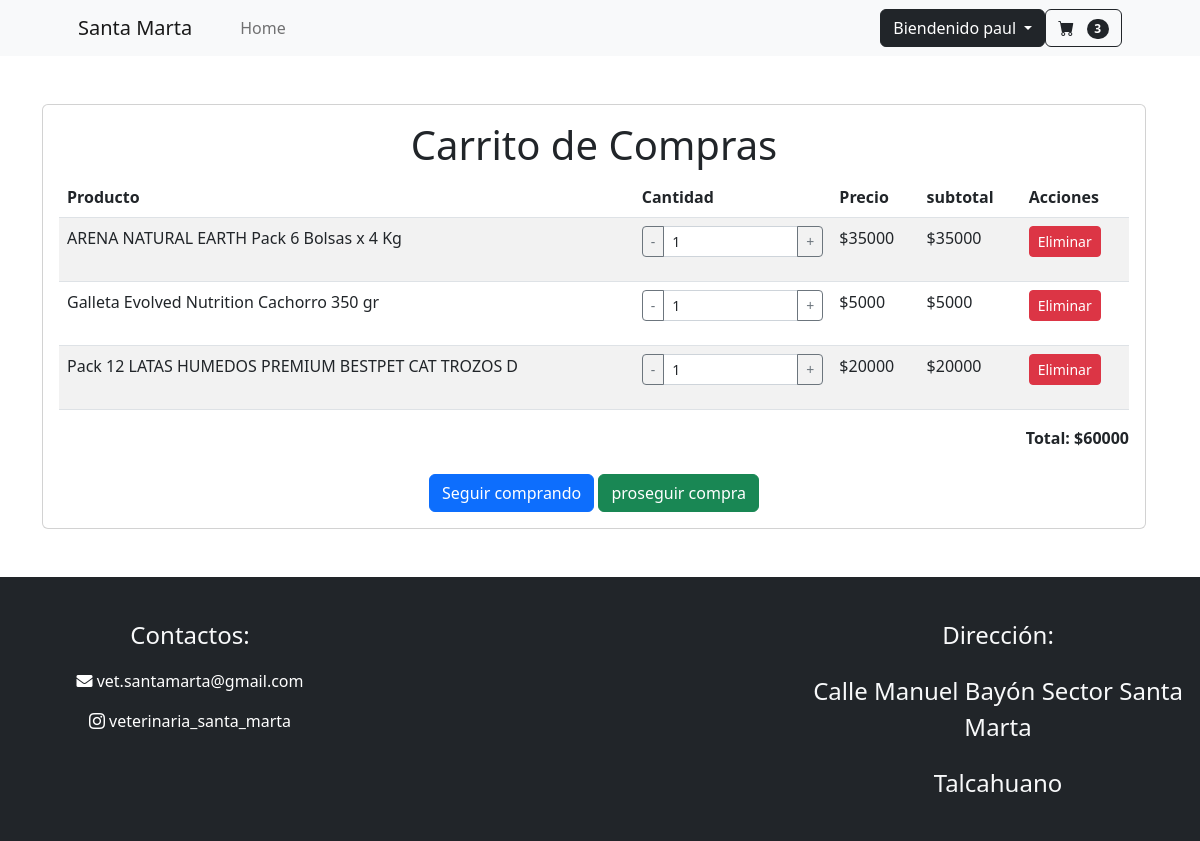
/ver_carrito/ (signed in), run on the app's committed database.
### mi_web/models.py (models this page shows, shortened)
class Usuario(AbstractBaseUser,PermissionsMixin):
    run = models.CharField( "rut" ,max_length=10 ,primary_key=True )
    correo = models.EmailField("correo", max_length=150 , unique=True)
    nombre = models.CharField("nombre", max_length=50)
    apellido = models.CharField("apellido", max_length=50)
    telefono= models.CharField("telefono", max_length=9)
    comuna= models.CharField("comuna", max_length=50)
    direccion= models.CharField("direccion", max_length=50)
    is_staff = models.BooleanField("empleado",default=False)
    is_superuser = models.BooleanField("superuser",default=False)
    es_baneado = models.BooleanField("baneado", default=False)
    USERNAME_FIELD="correo"
    objects=Usuariomanager()
    REQUIRED_FIELDS=["run","nombre","apellido","telefono","comuna","direccion"]

class CarritoDeCompras(models.Model):
    user = models.OneToOneField(Usuario, on_delete=models.CASCADE )
    productos = models.ManyToManyField(producto, through='ItemCarrito')
    is_active = models.BooleanField(default=True)
    @property
    def cant(self):
        itens = ItemCarrito.objects.filter(carrito=self.pk)
        return len(itens)

class ItemCarrito(models.Model):
    carrito = models.ForeignKey(CarritoDeCompras, on_delete=models.CASCADE)
    producto = models.ForeignKey(producto, on_delete=models.CASCADE)
    cantidad = models.PositiveIntegerField()

class producto(models.Model):
    nombre=models.CharField(max_length=50, null=False ,unique=True)
    stock=models.IntegerField(default=0, validators=[MinValueValidator(0),MaxValueValidator(1000)])
    descripción=models.CharField(max_length=150, null=False)
    precio=models.IntegerField(default=0, validators=[MinValueValidator(0),MaxValueValidator(999999)])
    foto=models.ImageField(upload_to='producto',null=False)
    def __str__(self):
        return f"{self.nombre}"

### mi_web/views.py (the view, shortened to what this page needs)
# urls.py: path('ver_carrito/', login_required(views.ver_carrito), name='ver_carrito'),
@login_required
def ver_carrito(request):
    carrito, created = CarritoDeCompras.objects.get_or_create(user=request.user, is_active=True)
    carrito = get_object_or_404(CarritoDeCompras, user=request.user, is_active=True)
    form = ItemCarritoForm()
    items = ItemCarrito.objects.filter(carrito=carrito) if carrito else []
    for item in items:
        item.subtotal = item.producto.precio * item.cantidad
    total = sum(item.producto.precio * item.cantidad for item in items)
    datos={
        'items': items,
        'total': total,
        'form':form
    }
    return render(request, 'vet/ver_carrito.html', datos)

### mi_web/forms.py
class ItemCarritoForm(forms.ModelForm):
    class Meta:
        model = ItemCarrito
        fields = ['cantidad']

### mi_web/context_processors.py (called while the page is built)
def carrito(request:HttpRequest):
    if request.user.is_authenticated:
        carito = CarritoDeCompras.objects.get(user=request.user)
        return {"carrito":carito}
    return {}

### mi_web/templates/vet/ver_carrito.html (shortened to what this page needs)
{% extends "vet/base_p.html" %}
{% load static %}
{% load crispy_forms_tags %}
{% block contenido %}
<div class="container my-5">
    <div class="row justify-content-center">
        <div class="col-lg-12 col-md-12 col-sm-12">
            <div class="card">
                <div class="card-body">
                    <h1 class="text-center">Carrito de Compras</h1>
                    {% if items %}
                        <table class="table table-striped">
                            <thead>
                                <tr>
                                    <th>Producto</th>
                                    <th>Cantidad</th>
                                    <th>Precio</th>
                                    <th>subtotal</th>
                                    <th>Acciones</th>
                                </tr>
                            </thead>
                            <tbody>
                                {% for item in items %}
                                    <tr>
                                        <td>{{ item.producto }}</td>
                                        <td>
                                            <form method="POST" action="{% url 'ver_carrito' %}">
                                                <div class="input-group input-group-sm mb-3">
                                                    <button type="button" class="btn btn-outline-secondary" onclick="decrement('cantidad_producto_{{ item.id }}')">-</button>
                                                    <input type="number" name="cantidad" id="cantidad_producto_{{ item.id }}" value="{{ item.cantidad }}" min="1" max="{{item.producto.stock}}" class="form-control form-control-sm" readonly>
                                                    <button type="button" class="btn btn-outline-secondary" onclick="increment('cantidad_producto_{{ item.id }}',{{item.producto.stock}})">+</button>
                                                </div>
                                            </form>
                                        </td>
                                        <td>${{ item.producto.precio }}</td>
                                        <td>${{ item.subtotal}}</td>
                                        <td>
                                            <a href="{% url 'eliminar_producto' item.id %}" class="btn btn-danger btn-sm">Eliminar</a>
                                        </td>
                                    </tr>
                                {% endfor %}
                            </tbody>
                        </table>
                        <p class="text-end"><strong>Total: ${{ total }}</strong></p>
                    {% else %}
                        <p class="text-center">Tu carrito está vacío. Puedes volver y comenzar a agregar productos.</p>
                    {% endif %}
                    <div class="text-center mt-4">
                        <a href='{% url "index" %}' class="btn btn-primary">Seguir comprando</a>
                        {% if request.user.is_authenticated %}
                            <a href='{% url "carrito_login" %}' class="btn btn-success">proseguir compra</a>
                        {% else %}
                            <p class="mt-2">Debes iniciar sesión para poder comprar</p>
                        {% endif %}
                    </div>
                </div>
            </div>
        </div>
    </div>
</div>
{% endblock contenido %}

### mi_web/templates/vet/base_p.html (shortened to what this page needs)
{% load static %}
<!DOCTYPE html>
<html lang="en">
    <head>
        <link href="https://cdn.jsdelivr.net/npm/bootstrap-icons@1.7.0/font/bootstrap-icons.css" rel="stylesheet">
        <link rel="stylesheet" href="https://cdnjs.cloudflare.com/ajax/libs/font-awesome/5.15.4/css/all.min.css">
        <link href="https://cdn.jsdelivr.net/npm/bootstrap@5.3.3/dist/css/bootstrap.min.css" rel="stylesheet">
        <link rel="stylesheet" href= "{% static 'vet/css/home.css' %}">
    </head>
    <body>
        <header class="sticky-top">
        <nav class="navbar navbar-expand-lg navbar-light bg-light ">
            <div class="container px-4 px-lg-5">
                <a class="navbar-brand" href="{% url "index" %}" >Santa Marta</a>
                <div class="collapse navbar-collapse" id="navbarSupportedContent">
                    <ul class="navbar-nav me-auto mb-2 mb-lg-0 ms-lg-4">
                        <li class="nav-item">
                            <a class="nav-link" aria-current="page" href=" {% url "index" %}">Home</a>
                        </li>
                    </ul>
                    <form class="d-flex">
                        <div class="dropdown">
                            <a class="btn btn-dark dropdown-toggle" role="button" data-bs-toggle="dropdown"
                                aria-expanded="false">
                                {% if request.user.is_authenticated %}
                                Biendenido {{user.nombre}}
                                {% else %}
                                Iniciar sesión
                                {% endif %}
                            </a>
                        </div>
                    </form>
                    <form class="d-flex">
                        <a href=" {% url "ver_carrito" %}" class="btn btn-outline-dark" type="submit">
                            <i class="bi-cart-fill me-1"></i>
                            <span class="badge bg-dark text-white ms-1 rounded-pill">{{carrito.cant}}</span>
                        </a>
                    </form>
                </div>
            </div>
        </nav>
        </header>
        <main>
            {% block contenido %}
            {% endblock contenido %}
        </main>
        <footer class="row  py-4 bg-dark text-center">
            <div class="col-md-4 col-sm-12">
                <p class="text-light pt-3 fs-4">Contactos:</p>
                <p>
                    <a href="mailto:vet.santamarta@gmail.com" class="boton" style="text-decoration: none; color: #ffffff;">
                        <i class="fas fa-envelope" aria-current="page" style="cursor: pointer;"></i> vet.santamarta@gmail.com
                    </a>
                </p>
                <p>
                    <a href="https://www.instagram.com/veterinaria_santa_marta/" target="_blank" class="boton" style="text-decoration: none; color: #ffffff;">
                        <i class="bi bi-instagram" aria-current="page" style="cursor: pointer;"></i> veterinaria_santa_marta
                    </a>
                </p>
            </div>
            <div class="col-md-4 col-sm-12 imgrid d-flex justify-content-center">
            </div>
            <div class="col-md-4 col-sm-12">
                <p class="text-light pt-3 fs-4"> Dirección: </p>
                <p class="text-light pt-1 fs-4"> Calle Manuel Bayón Sector Santa Marta</p>
                <p class="text-light pt-1 fs-4">Talcahuano</p>
            </div>
        </footer>
    </body>
</html>

### data on the page
Usuario: nombre "paul"
CarritoDeCompras: cant "3"
ItemCarrito: producto "ARENA NATURAL EARTH Pack 6 Bolsas x 4 Kg", cantidad "1", producto.precio "35000", subtotal "35000"
ItemCarrito: producto "Galleta Evolved Nutrition Cachorro 350 gr", cantidad "1", producto.precio "5000", subtotal "5000"
ItemCarrito: producto "Pack 12 LATAS HUMEDOS PREMIUM BESTPET CAT TROZOS D", cantidad "1", producto.precio "20000", subtotal "20000"

### other printed values
{{ total }} "60000"
